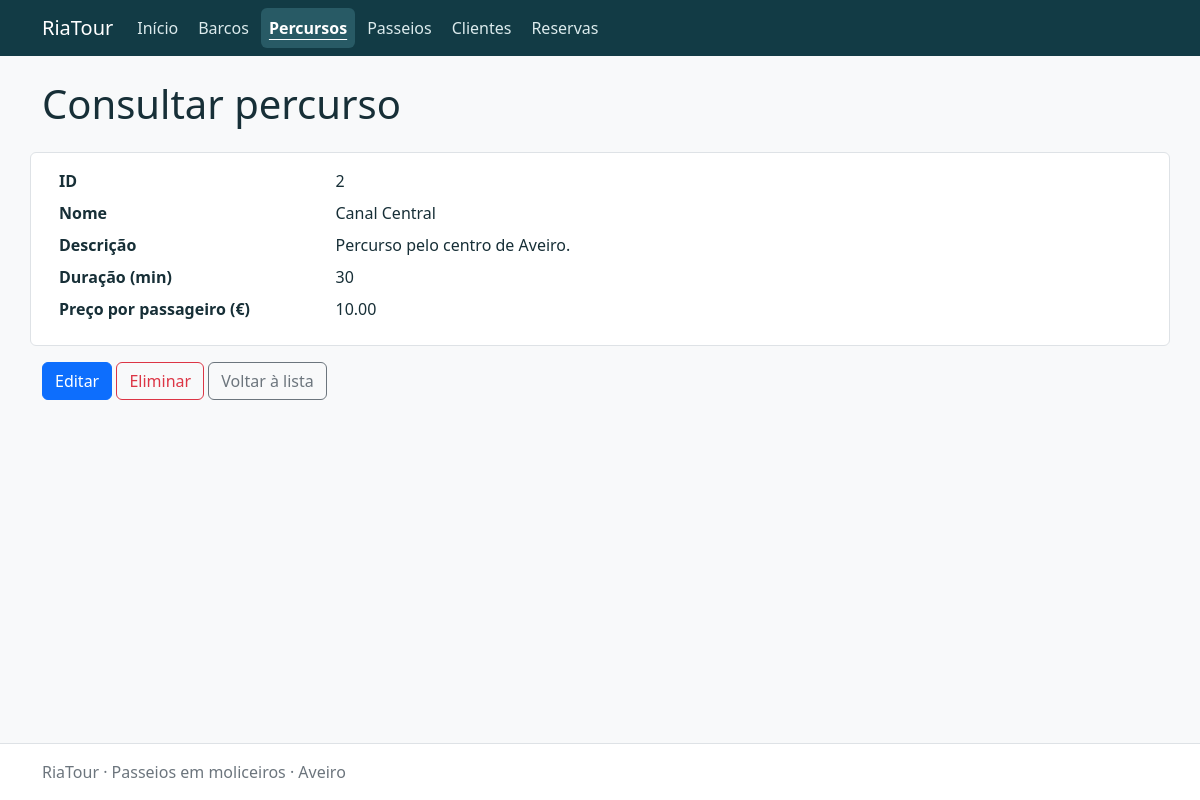
/routes/view.php?id=2, run on the app's committed database.
### tables this page shows
CREATE TABLE routes (
    id INT UNSIGNED AUTO_INCREMENT PRIMARY KEY,
    name VARCHAR(100) NOT NULL,
    description TEXT NOT NULL,
    duration_minutes SMALLINT UNSIGNED NOT NULL,
    price_per_passenger DECIMAL(8,2) NOT NULL,
    CONSTRAINT chk_routes_name CHECK (CHAR_LENGTH(TRIM(name)) > 0),
    CONSTRAINT chk_routes_description CHECK (CHAR_LENGTH(TRIM(description)) > 0),
    CONSTRAINT chk_routes_duration CHECK (duration_minutes > 0),
    CONSTRAINT chk_routes_price CHECK (price_per_passenger > 0)
);

### app/helpers/functions.php (called while the page is built, shortened)
<?php
function e($value): string
{
    return htmlspecialchars((string) $value, ENT_QUOTES | ENT_SUBSTITUTE, 'UTF-8');
}
function url(string $path = ''): string
{
    global $config;
    return rtrim($config['base_url'], '/') . '/' . ltrim($path, '/');
}
function database(): PDO
{
    global $config;
    static $connection = null;
    if ($connection === null) {
        $connection = new PDO(
            "mysql:host={$config['host']};port={$config['port']};dbname={$config['database']};charset=utf8mb4",
            $config['username'],
            $config['password'],
            [
                PDO::ATTR_ERRMODE => PDO::ERRMODE_EXCEPTION,
                PDO::ATTR_DEFAULT_FETCH_MODE => PDO::FETCH_ASSOC,
                PDO::ATTR_EMULATE_PREPARES => false,
            ]
        );
    }
    return $connection;
}
function inputText(array $input, string $key): string
{
    return isset($input[$key]) && is_string($input[$key]) ? trim($input[$key]) : '';
}
function requestId(): int
{
    $id = filter_var(inputText($_GET, 'id'), FILTER_VALIDATE_INT, ['options' => ['min_range' => 1]]);
    return $id;
}
function fetchRecord(string $sql, int $id): array
{
    try {
        $statement = database()->prepare($sql);
        $statement->execute(['id' => $id]);
        $record = $statement->fetch();
    } catch (PDOException $exception) {
        error_log($exception->getMessage());
        pageError(503, 'Não foi possível consultar os dados. Verifique a ligação à base de dados.');
    }
    return $record;
}

### app/config/local.php (called while the page is built)
<?php
return ['host'=>'127.0.0.1','port'=>3306,'database'=>'bdRiaTour_NomeConcorrente_C27','username'=>'root','password'=>'','base_url'=>''];

### app/bootstrap.php (called while the page is built, shortened)
<?php
$config = require __DIR__ . '/config/local.php';
require_once __DIR__ . '/helpers/functions.php';

### public/routes/view.php (the view, shortened to what this page needs)
<?php
require __DIR__ . '/../../app/bootstrap.php';
$id = requestId();
$record = fetchRecord('SELECT * FROM routes WHERE id = :id', $id);
$columns = ['id' => 'ID', 'name' => 'Nome', 'description' => 'Descrição', 'duration_minutes' => 'Duração (min)', 'price_per_passenger' => 'Preço por passageiro (€)'];
require __DIR__ . '/../../app/views/header.php';
?>
<dl class="row bg-white border rounded p-3">
<?php foreach ($columns as $field => $label): ?>
    <dt class="col-sm-3"><?= e($label) ?></dt><dd class="col-sm-9 text-break" style="white-space: pre-wrap"><?= $field === 'status' ? statusBadge($record[$field]) : e($record[$field]) ?></dd>
<?php endforeach; ?>
</dl>
<a class="btn btn-primary" href="<?= e(url('routes/form.php?id=' . $id)) ?>">Editar</a>
<a class="btn btn-outline-danger" href="<?= e(url('routes/delete.php?id=' . $id)) ?>">Eliminar</a>
<a class="btn btn-outline-secondary" href="<?= e(url('routes/')) ?>">Voltar à lista</a>
<?php require __DIR__ . '/../../app/views/footer.php'; ?>

### public/assets/riatour.css (style rules this page uses)
:root { --bs-body-color: #172f37; }

### data on the page
routes: id "2", name "Canal Central", description "Percurso pelo centro de Aveiro.", duration_minutes "30", price_per_passenger "10.00"

### other printed values
$label "Barcos"
$label "Percursos"
$label "Passeios"
$label "Clientes"
$label "Reservas"
$title "Consultar percurso"
$label "ID"
$label "Nome"
$label "Descrição"
$label "Duração (min)"
$label "Preço por passageiro (€)"
